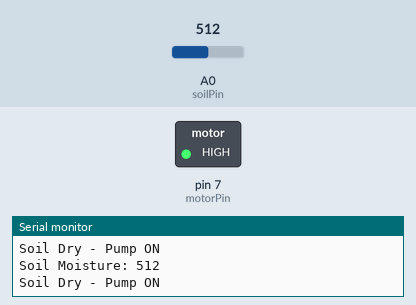
Recording of a sketch running on a simulated Arduino Uno, built with avr-gcc and run on an emulated ATmega328P. On the bench: switched loads named in the sketch (green lamp = pin HIGH), the last lines printed to the serial monitor. The test bench sets the inputs (shaded band); at power-on: A0 (soilPin) = 512.

Above: at 1.8 s.
1.9 s: A0 (soilPin) set to 485
At 2.5 s:
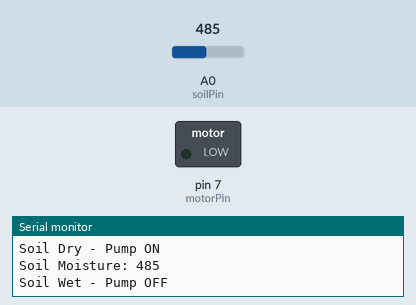
3.5 s: A0 (soilPin) set to 510
At 5.2 s:
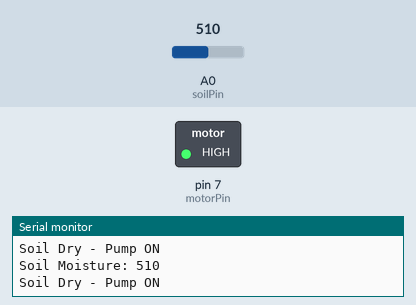
5.5 s: A0 (soilPin) set to 490
At 6.9 s:
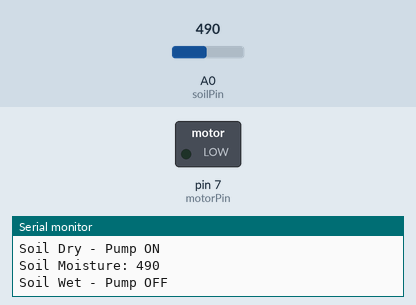
Timing chart, 0 to 8.5 s (numbered marks = the images above; inputs shaded):
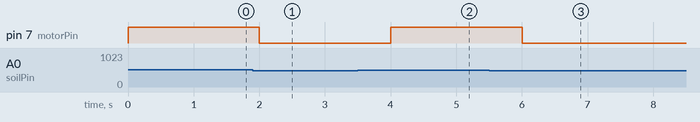

The sketch:

code.ino
```cpp
const int soilPin = A0;
const int motorPin = 7;

int threshold = 500;

void setup() {
  pinMode(motorPin, OUTPUT);
  Serial.begin(9600);
}

void loop() {

  int soilValue = analogRead(soilPin);

  Serial.print("Soil Moisture: ");
  Serial.println(soilValue);

  if (soilValue > threshold) {
    digitalWrite(motorPin, HIGH); // Pump ON
    Serial.println("Soil Dry - Pump ON");
  }
  else {
    digitalWrite(motorPin, LOW); // Pump OFF
    Serial.println("Soil Wet - Pump OFF");
  }

  delay(1000);
}
```

Measured:
- the behaviour switches between 501 and 500 on A0 (soilPin) (found by bisection; images 0 and 1)
- after the input at 1.9 s, pin 7 (motorPin): HIGH → LOW after 0.10 s
- after the input at 3.5 s, pin 7 (motorPin): LOW → HIGH after 0.50 s
- after the input at 5.5 s, pin 7 (motorPin): HIGH → LOW after 0.50 s
